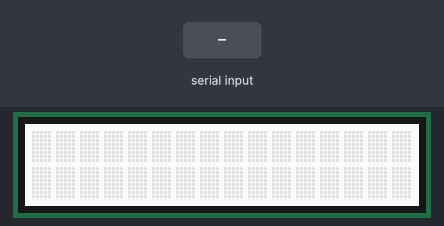
Recording of a sketch running on a simulated Arduino Uno, built with avr-gcc and run on an emulated ATmega328P. Shown: 16×2 character LCD. The inputs (shaded band) are chosen by the test bench.

Above: at 1.2 s.
1.3 s: ";\n" received over Serial
At 2.5 s:
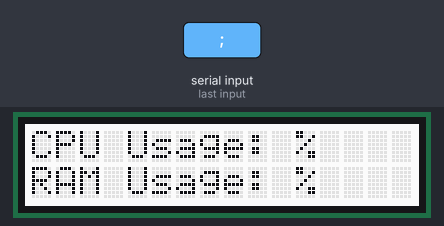
2.8 s: "90;45\n" received over Serial
At 4.0 s:
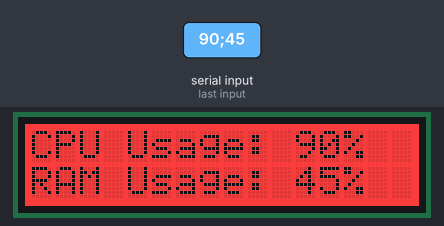
4.3 s: "30;150\n" received over Serial
At 5.3 s:
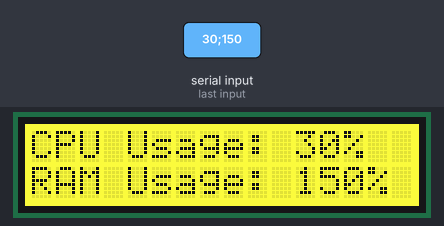
5.8 s: "1;90;45\n" received over Serial
At 6.5 s:
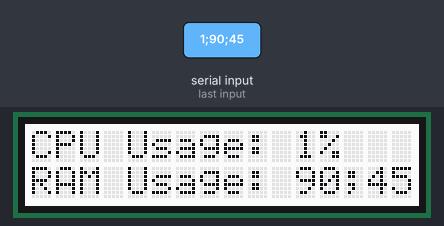
Timing chart, 0 to 8.3 s (numbered marks = the images above; inputs shaded):
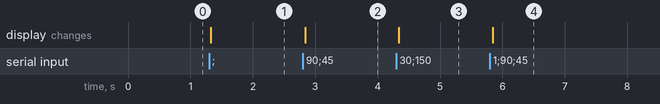

Measured:
- after the input at 1.3 s, the display: changes at once (image 1)
- after the input at 2.8 s, the display: changes at once (image 2)
- after the input at 4.3 s, the display: changes at once (image 3)
- after the input at 5.8 s, the display: changes at once (image 4)

The sketch:

Arduino.ino
```cpp
#include "rgb_lcd.h"

rgb_lcd lcd;

void setup()
{
  lcd.begin(16, 2);
  Serial.begin(9600);
}

void loop()
{
  if (Serial.available() > 0)
  {

    String serialMessage = Serial.readStringUntil('\n');
    if(serialMessage != ""){
    String memUsage = serialMessage.substring(serialMessage.indexOf(";") + 1, serialMessage.length());
    String cpuUsage = serialMessage.substring(0, serialMessage.indexOf(";"));
    if (cpuUsage.toInt() > 40) {
      lcd.setRGB(255, 0, 0);
    } else if (cpuUsage.toInt() > 20 ) {
      lcd.setRGB(255, 255, 0);
    } else {
      lcd.setRGB(255, 255, 255);
    }
    lcd.clear();
    lcd.setCursor(0, 0);
    lcd.print("CPU Usage: " + String(cpuUsage) + "%");
    lcd.setCursor(0, 1);
    lcd.print("RAM Usage: " + String(memUsage) + "%");
    }
  }
}
```
